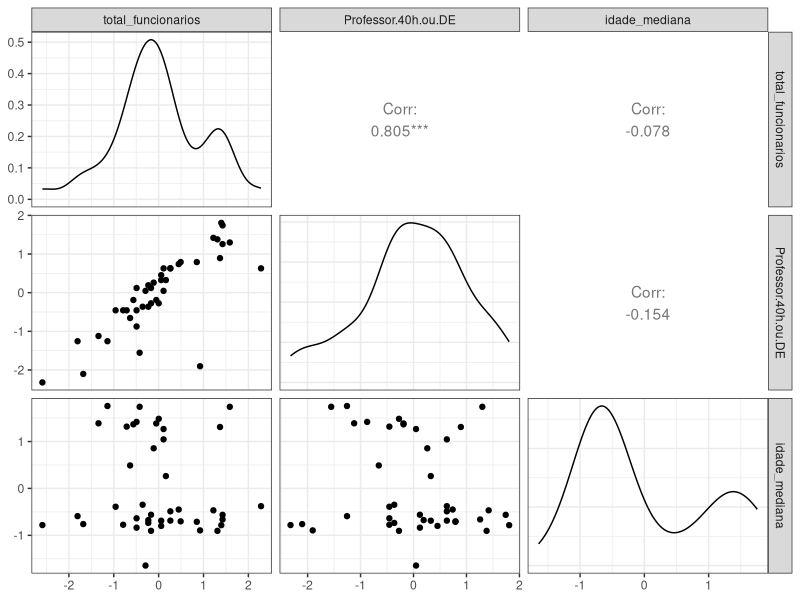
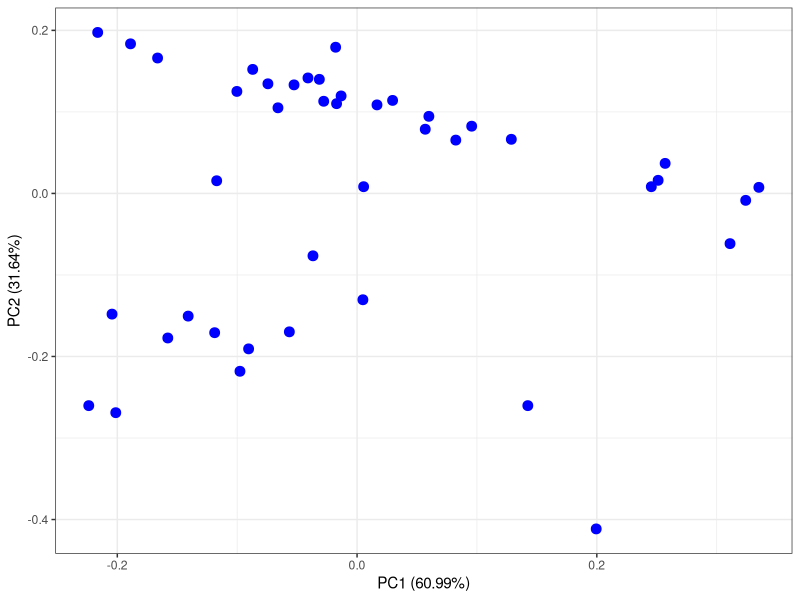
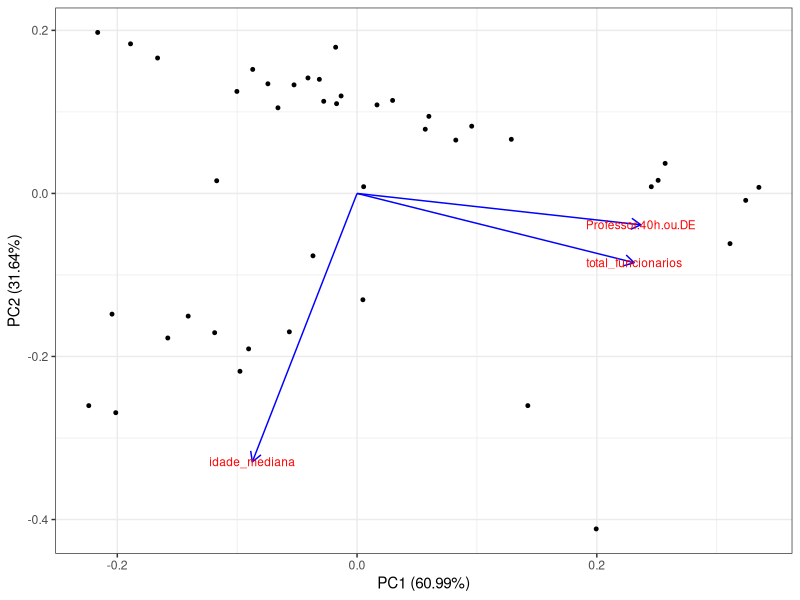
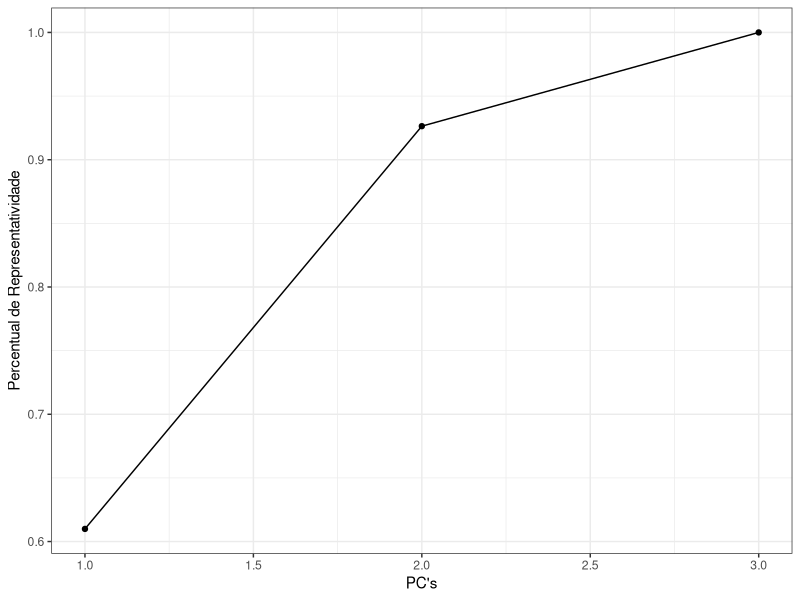

Reproduce these figures in R, in order.
## ---- chunk 1
library(tidyverse) 
library(broom) 
library(ggfortify, quietly = TRUE) 
require(GGally, quietly = TRUE)
library(knitr, quietly = TRUE)
library(cluster)

theme_set(theme_bw())
## ---- chunk 2
dados <- read.csv("../dados/ufcg-201704-sumario-UAs-wide.csv",encoding="UTF-8") %>%
  group_by(unidade_academica = UORG_LOTACAO) %>% 
  mutate(total_funcionarios = sum(Outro, Professor.20h, Professor.40h.ou.DE)) %>%
  select(unidade_academica, total_funcionarios, Professor.40h.ou.DE, idade_mediana) %>%
  filter(total_funcionarios > 10) %>%
  ungroup()
## ---- chunk 3
dados.scaled = dados %>% 
    mutate_at(2:4, funs(log)) %>% 
    mutate_at(2:4, funs(as.vector(scale(.))))

dados.scaled %>% 
    select(-unidade_academica) %>% 
    ggpairs()
## ---- chunk 4
pr.out <- prcomp(select(dados, -unidade_academica), scale = TRUE)

autoplot(pr.out, data = dados, size = 3, colour = 'blue', loadings = FALSE)
## ---- chunk 5
autoplot(pr.out, data = dados, size = 1, 
         loadings = TRUE, loadings.colour = 'blue',
         loadings.label = TRUE, 
         loadings.label.size = 3)
## ---- chunk 6
tidy(pr.out, "variables") %>% 
    filter(PC <= 2) %>% 
    spread(column, value)
## ---- chunk 7
tidy(pr.out, "pcs") %>% 
    ggplot(aes(x = PC, y = cumulative)) + 
    geom_line() + 
    geom_point() + 
    labs(x = "PC's", 
         y = "Percentual de Representatividade")
